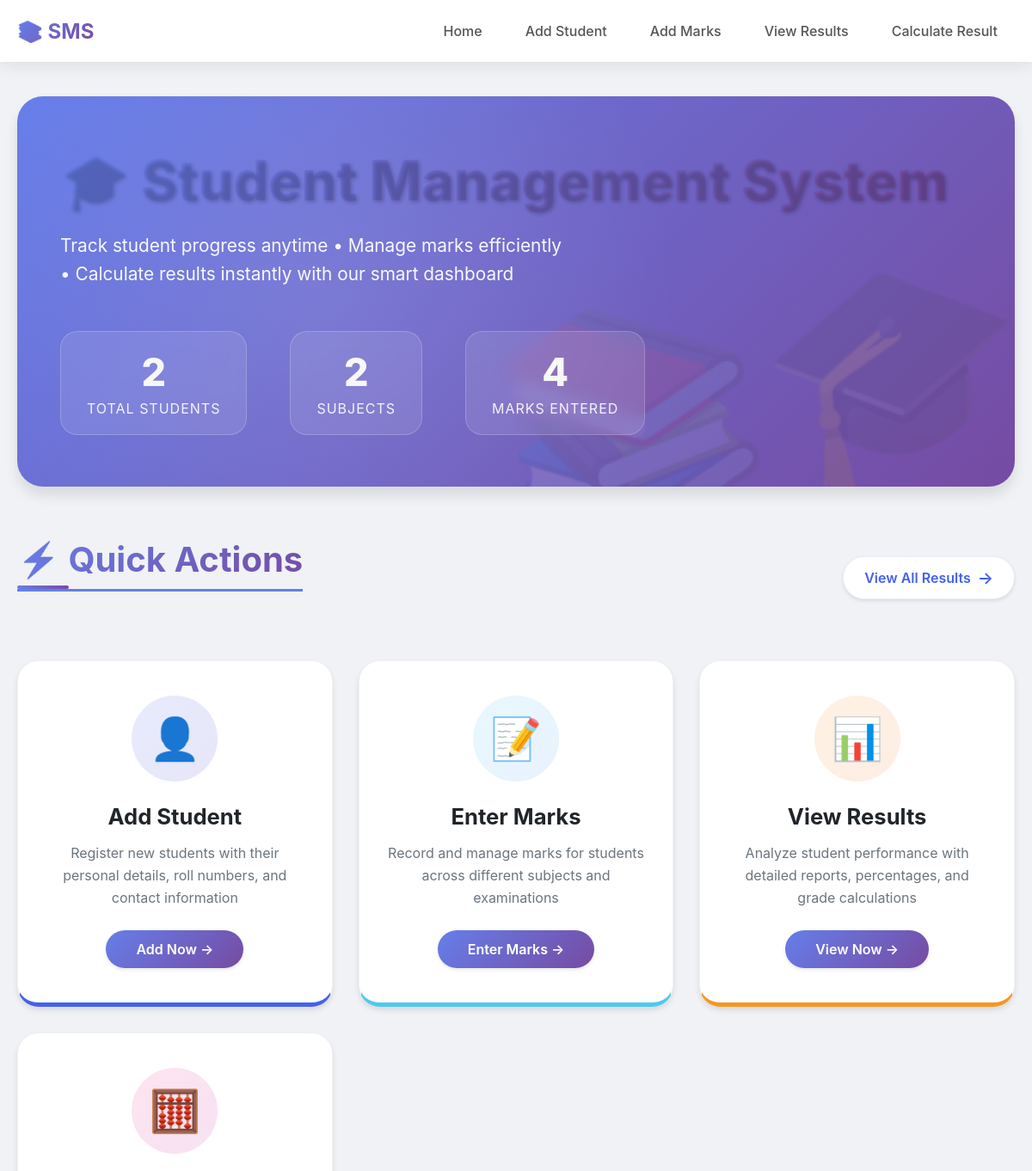
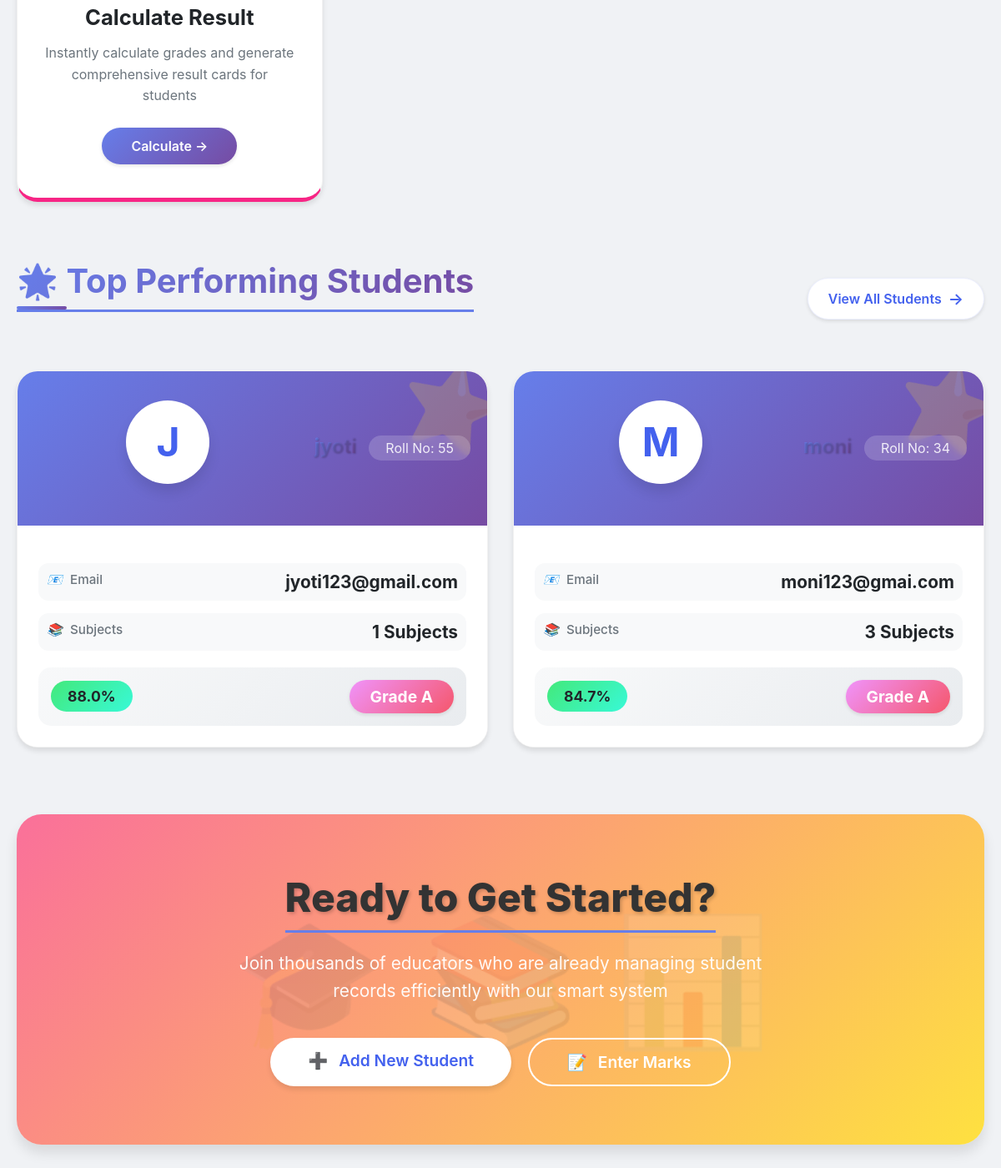
The page / on the database its author committed (2 pictures, top to bottom).
### sms/models.py (models this page shows, shortened)
class Student(models.Model):
    name = models.CharField(max_length=100)
    roll_number = models.CharField(max_length=20, unique=True)
    student_id = models.CharField(max_length=20, unique=True)
    email = models.EmailField(unique=True)

### sms/views.py (the view)
# urls.py: path('', views.home, name='home'),
def home(request):
    total_students = Student.objects.count()
    total_subjects = Subject.objects.count()
    total_marks = Marks.objects.count()
    results = Marks.objects.select_related('student', 'subject').all()
    student_data = {}
    for mark in results:
        if mark.student.id not in student_data:
            student_data[mark.student.id] = {
                'student': mark.student,
                'total_marks': 0,
                'subject_count': 0,
                'subjects': []
            }
        student_data[mark.student.id]['total_marks'] += mark.marks_obtained
        student_data[mark.student.id]['subject_count'] += 1
        student_data[mark.student.id]['subjects'].append({
            'subject': mark.subject,
            'marks': mark.marks_obtained
        })
    student_results = []
    for student_id, data in student_data.items():
        if data['subject_count'] > 0:
            data['percentage'] = data['total_marks'] / data['subject_count']
            if data['percentage'] >= 90:
                data['grade'] = 'A+'
            elif data['percentage'] >= 80:
                data['grade'] = 'A'
            elif data['percentage'] >= 70:
                data['grade'] = 'B'
            elif data['percentage'] >= 60:
                data['grade'] = 'C'
            elif data['percentage'] >= 50:
                data['grade'] = 'D'
            else:
                data['grade'] = 'F'
            student_results.append(data)
    student_results.sort(key=lambda x: x.get('percentage', 0), reverse=True)
    top_students = student_results[:4]
    context = {
        'total_students': total_students,
        'total_subjects': total_subjects,
        'total_marks': total_marks,
        'student_results': top_students
    }
    return render(request, 'home.html', context)

### templates/home.html (shortened to what this page needs)
{% extends 'base.html' %}
{% block content %}
<div class="hero-section">
    <h1 class="hero-title">🎓 Student Management System</h1>
    <p class="hero-subtitle">Track student progress anytime • Manage marks efficiently • Calculate results instantly with our smart dashboard</p>
    <div class="hero-stats">
        <div class="hero-stat-item">
            <span class="hero-stat-number">{{ total_students|default:"0" }}</span>
            <span class="hero-stat-label">Total Students</span>
        </div>
        <div class="hero-stat-item">
            <span class="hero-stat-number">{{ total_subjects|default:"0" }}</span>
            <span class="hero-stat-label">Subjects</span>
        </div>
        <div class="hero-stat-item">
            <span class="hero-stat-number">{{ total_marks|default:"0" }}</span>
            <span class="hero-stat-label">Marks Entered</span>
        </div>
    </div>
</div>
<div class="section-header">
    <h2 class="section-title">⚡ Quick Actions</h2>
    <a href="{% url 'view_results' %}" class="view-all-link">
        View All Results
        <span style="font-size: 1.2rem;">→</span>
    </a>
</div>
<div class="features-grid">
    <div class="feature-card">
        <div class="feature-icon">👤</div>
        <h3 class="feature-title">Add Student</h3>
        <p class="feature-description">Register new students with their personal details, roll numbers, and contact information</p>
        <a href="{% url 'add_student' %}" class="feature-btn">Add Now →</a>
    </div>
    <div class="feature-card">
        <div class="feature-icon">📝</div>
        <h3 class="feature-title">Enter Marks</h3>
        <p class="feature-description">Record and manage marks for students across different subjects and examinations</p>
        <a href="{% url 'add_marks' %}" class="feature-btn">Enter Marks →</a>
    </div>
    <div class="feature-card">
        <div class="feature-icon">📊</div>
        <h3 class="feature-title">View Results</h3>
        <p class="feature-description">Analyze student performance with detailed reports, percentages, and grade calculations</p>
        <a href="{% url 'view_results' %}" class="feature-btn">View Now →</a>
    </div>
    <div class="feature-card">
        <div class="feature-icon">🧮</div>
        <h3 class="feature-title">Calculate Result</h3>
        <p class="feature-description">Instantly calculate grades and generate comprehensive result cards for students</p>
        <a href="{% url 'calculate_result' %}" class="feature-btn">Calculate →</a>
    </div>
</div>
<div class="section-header">
    <h2 class="section-title">🌟 Top Performing Students</h2>
    <a href="{% url 'view_results' %}" class="view-all-link">
        View All Students
        <span style="font-size: 1.2rem;">→</span>
    </a>
</div>
<div class="students-grid">
    {% if student_results %}
        {% for result in student_results %}
        <div class="student-card">
            <div class="student-header">
                <div class="student-avatar">
                    {% if result.student.name %}
                        {{ result.student.name|make_list|first|upper }}
                    {% else %}
                        👤
                    {% endif %}
                </div>
                <div class="student-name">{{ result.student.name }}</div>
                <div class="student-roll">Roll No: {{ result.student.roll_number|default:"N/A" }}</div>
            </div>
            <div class="student-body">
                <div class="student-info-row">
                    <span class="info-label"><i>📧</i> Email</span>
                    <span class="info-value">{{ result.student.email|truncatechars:18|default:"N/A" }}</span>
                </div>
                <div class="student-info-row">
                    <span class="info-label"><i>📚</i> Subjects</span>
                    <span class="info-value">{{ result.subject_count }} Subjects</span>
                </div>
                <div class="marks-container">
                    <span class="percentage-badge">{{ result.percentage|floatformat:1 }}%</span>
                    <span class="grade-badge">Grade {{ result.grade }}</span>
                </div>
            </div>
        </div>
        {% endfor %}
    {% endif %}
</div>
<div class="cta-section">
    <h2 class="cta-title">Ready to Get Started?</h2>
    <p class="cta-description">Join thousands of educators who are already managing student records efficiently with our smart system</p>
    <div class="cta-buttons">
        <a href="{% url 'add_student' %}" class="cta-btn cta-btn-primary">
            <span style="margin-right: 8px;">➕</span> Add New Student
        </a>
        <a href="{% url 'add_marks' %}" class="cta-btn cta-btn-secondary">
            <span style="margin-right: 8px;">📝</span> Enter Marks
        </a>
    </div>
</div>
{% endblock %}

### templates/base.html (shortened to what this page needs)
<!DOCTYPE html>
<html>
<head>
</head>
<body>
    <nav class="navbar">
        <div class="nav-container">
            <a href="/" class="logo">📚 SMS</a>
            <div class="nav-links">
                <a href="/" class="nav-link">Home</a>
                <a href="/add-student/" class="nav-link">Add Student</a>
                <a href="/add-marks/" class="nav-link">Add Marks</a>
                <a href="/results/" class="nav-link">View Results</a>
                <a href="/calculate/" class="nav-link">Calculate Result</a>
            </div>
        </div>
    </nav>
    <div class="main-container">
        {% block content %}
        {% endblock %}
    </div>
</body>
</html>

### templates/base.html (style rules this page uses)
* { margin: 0; padding: 0; box-sizing: border-box; }
body { font-family: 'Segoe UI', Tahoma, Geneva, Verdana, sans-serif; background: linear-gradient(135deg, #667eea 0%, #764ba2 100%); min-height: 100vh; margin: 0; }
.navbar { background: rgba(255, 255, 255, 0.95); backdrop-filter: blur(10px); box-shadow: 0 2px 20px rgba(0, 0, 0, 0.1); padding: 1rem 0; position: sticky; top: 0; z-index: 1000; }
.nav-container { max-width: 1200px; margin: 0 auto; display: flex; justify-content: space-between; align-items: center; padding: 0 20px; }
.logo { font-size: 1.5rem; font-weight: bold; background: linear-gradient(135deg, #667eea 0%, #764ba2 100%); -webkit-background-clip: text; -webkit-text-fill-color: transparent; text-decoration: none; }
.nav-links { display: flex; gap: 10px; flex-wrap: wrap; }
.nav-link { color: #555; text-decoration: none; padding: 10px 20px; border-radius: 50px; transition: all 0.3s ease; font-weight: 500; }
.main-container { max-width: 1200px; margin: 40px auto; padding: 0 20px; }
h1 { font-size: 2.5rem; background: linear-gradient(135deg, #667eea 0%, #764ba2 100%); -webkit-background-clip: text; -webkit-text-fill-color: transparent; margin-bottom: 20px; }
h2 { font-size: 2rem; color: #333; margin-bottom: 30px; border-bottom: 3px solid #667eea; padding-bottom: 10px; display: inline-block; }
.student-header { display: flex; justify-content: space-between; align-items: center; margin-bottom: 20px; flex-wrap: wrap; gap: 15px; }
.student-name { font-size: 1.8rem; background: linear-gradient(135deg, #667eea 0%, #764ba2 100%); -webkit-background-clip: text; -webkit-text-fill-color: transparent; }
.info-label { font-size: 0.9rem; color: #888; margin-bottom: 5px; }
.info-value { font-size: 1.3rem; font-weight: bold; color: #333; }

### rows shown on the page
Student: student.name|make_list "J", student.name "jyoti", student.roll_number "55", student.email "jyoti123@gmail.com", subject_count "1", percentage "88.0", grade "A"
Student: student.name|make_list "M", student.name "moni", student.roll_number "34", student.email "moni123@gmai.com", subject_count "3", percentage "84.7", grade "A"

### other values the page prints
{{ total_students|default:"0" }} "2"
{{ total_subjects|default:"0" }} "2"
{{ total_marks|default:"0" }} "4"
